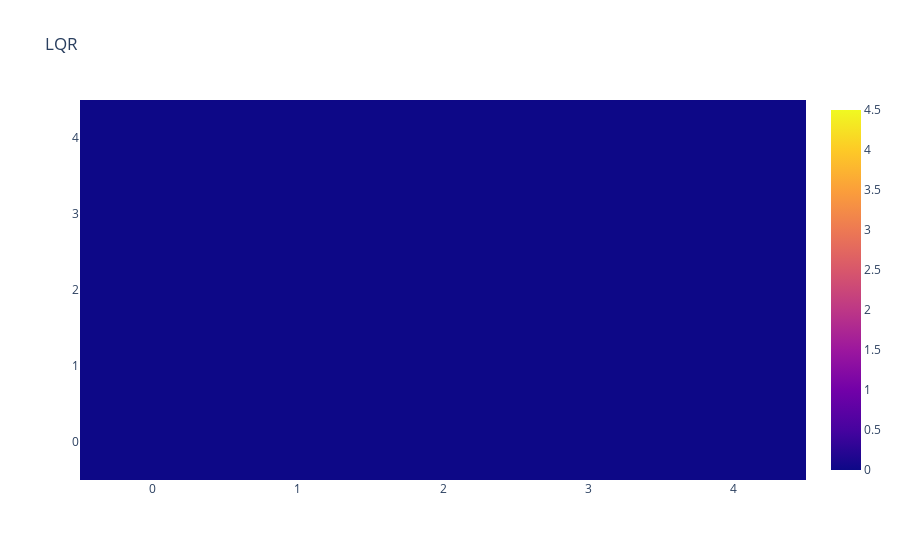
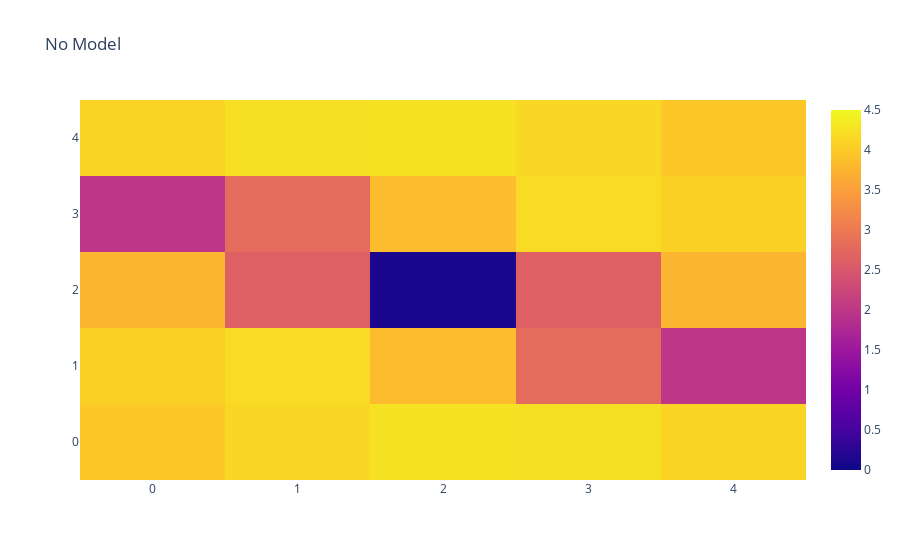
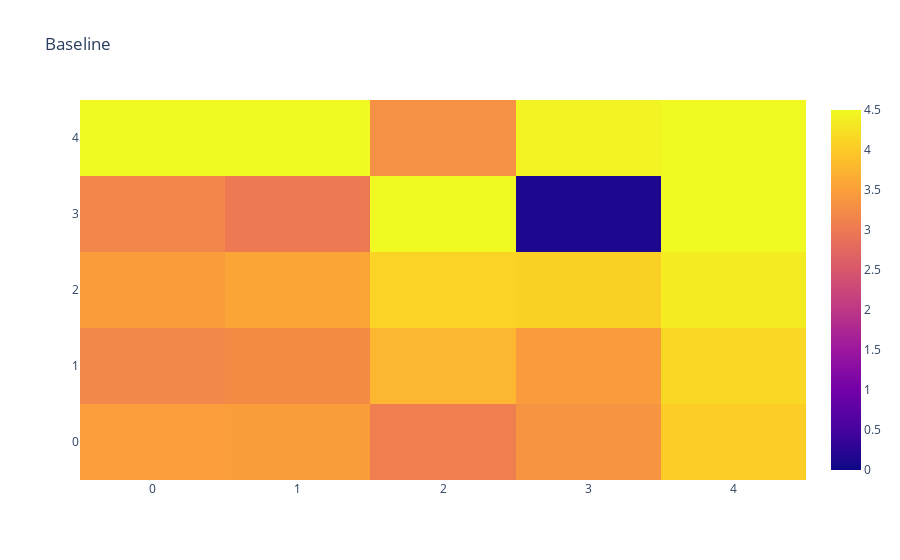

Notebook source saved alongside these figures, in order:
### Code cell
conv_thresh = 2.
zmin = 0.
zmax = 4.5

fig = go.Figure()
fig.add_trace(go.Heatmap(
    z = bench_lqr.detach().numpy(),
    zmin = zmin,
    zmax = zmax,
    ))
fig.update_layout(
    title="LQR",
)
fig.show()

fig = go.Figure()
fig.add_trace(go.Heatmap(
    z = bench_no_model.detach().numpy(),
    zmin = zmin,
    zmax = zmax,
    ))
fig.update_layout(
    title="No Model",
)
fig.show()

fig = go.Figure()
fig.add_trace(go.Heatmap(
    z = bench_baseline.detach().numpy(),
    zmin = zmin,
    zmax = zmax,
    ))
fig.update_layout(
    title="Baseline",
)
fig.show()

fig = go.Figure()
fig.add_trace(go.Heatmap(
    z = bench_adv.detach().numpy(),
    zmin = zmin,
    zmax = zmax,
    ))
fig.update_layout(
    title="Adversarial",
)
fig.show()

fig = go.Figure()
fig.add_trace(go.Heatmap(
    z = torch.Tensor(bench_lqr.detach().numpy() < conv_thresh).type(vf.dtype),
    zmin = 0,
    zmax = 1,
    ))
fig.update_layout(
    title="LQR",
)
fig.show()

fig = go.Figure()
fig.add_trace(go.Heatmap(
    z = torch.Tensor(bench_no_model.detach().numpy() < conv_thresh).type(vf.dtype),
    ))
fig.update_layout(
    title="No Model",
)
fig.show()

fig = go.Figure()
fig.add_trace(go.Heatmap(
    z = torch.Tensor(bench_baseline.detach().numpy() < conv_thresh).type(vf.dtype),
    zmin = 0,
    zmax = 1,
    ))
fig.update_layout(
    title="Baseline",
)
fig.show()

fig = go.Figure()
fig.add_trace(go.Heatmap(
    z = torch.Tensor(bench_adv.detach().numpy() < conv_thresh).type(vf.dtype),
    zmin = 0,
    zmax = 1,
    ))
fig.update_layout(
    title="Adversarial",
)
fig.show()

### Figure 1 — Plotly figure (JSON) as saved in the notebook; plotly's stock layout.template omitted (floating-point values rounded to 4 significant figures)
{"data": [{"type": "heatmap", "z": [[0.003177, 0.002809, 0.00212, 0.0009967, 0.0006002], [0.003518, 0.002673, 0.001402, 0.0002668, 0.001979], [0.003107, 0.001707, 3.701e-07, 0.001707, 0.003107], [0.001979, 0.0002664, 0.001401, 0.002674, 0.003518], [0.0006001, 0.0009967, 0.00212, 0.002809, 0.003177]], "zmax": 4.5, "zmin": 0}], "layout": {"title": {"text": "LQR"}}}

### Figure 2 — Plotly figure (JSON) as saved in the notebook; plotly's stock layout.template omitted (floating-point values rounded to 4 significant figures)
{"data": [{"type": "heatmap", "z": [[3.978, 4.138, 4.254, 4.231, 4.098], [4.059, 4.172, 3.834, 2.815, 1.999], [3.76, 2.639, 0.123, 2.639, 3.76], [1.999, 2.815, 3.834, 4.172, 4.059], [4.098, 4.231, 4.254, 4.138, 3.978]], "zmax": 4.5, "zmin": 0}], "layout": {"title": {"text": "No Model"}}}

### Figure 3 — Plotly figure (JSON) as saved in the notebook; plotly's stock layout.template omitted (floating-point values rounded to 4 significant figures)
{"data": [{"type": "heatmap", "z": [[3.487, 3.482, 3.079, 3.36, 4.036], [3.194, 3.251, 3.772, 3.448, 4.135], [3.464, 3.567, 4.099, 4.062, 4.353], [3.167, 2.998, 4.864, 0.1408, 4.636], [4.651, 4.692, 3.301, 4.433, 4.524]], "zmax": 4.5, "zmin": 0}], "layout": {"title": {"text": "Baseline"}}}
